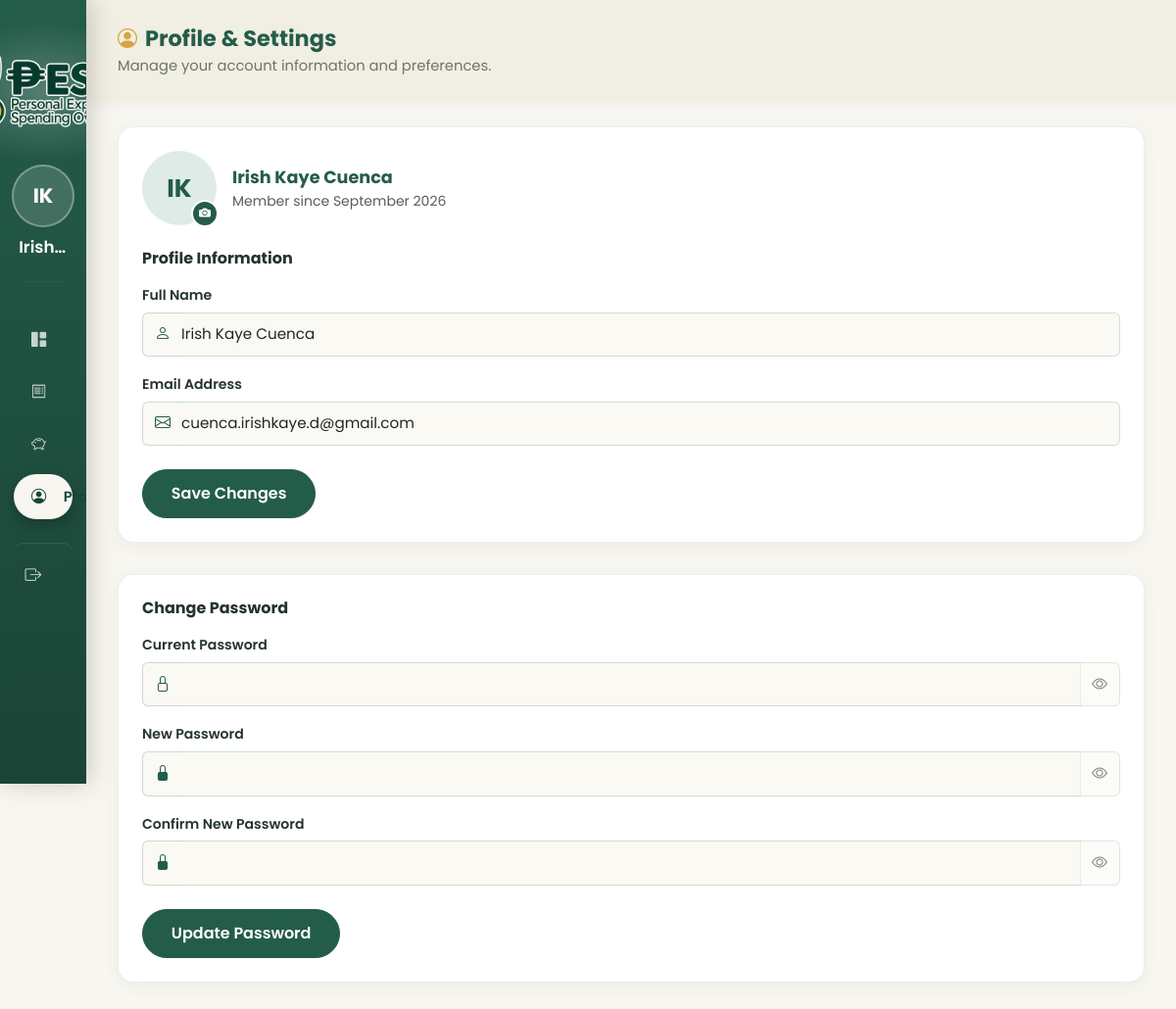
Screenshot of /profile.php (signed in) with the database file from the repository.
### tables this page shows
CREATE TABLE `users` (
  `id` int(10) UNSIGNED NOT NULL,
  `full_name` varchar(100) NOT NULL,
  `email` varchar(150) NOT NULL,
  `password` varchar(255) NOT NULL,
  `profile_picture` varchar(255) DEFAULT NULL,
  `created_at` timestamp NOT NULL DEFAULT current_timestamp(),
  `notify_budget_alerts` tinyint(1) NOT NULL DEFAULT 1,
  `has_seen_tour` tinyint(1) NOT NULL DEFAULT 0
);

### profile.php (the view, shortened to what this page needs)
<?php
require_once __DIR__ . '/config/db.php';
$userId = (int) $_SESSION['user_id'];
$stmt = $pdo->prepare('SELECT full_name, email, created_at, notify_budget_alerts, profile_picture FROM users WHERE id = ?');
$stmt->execute([$userId]);
$user = $stmt->fetch();
$initials = '';
foreach (explode(' ', trim($user['full_name'])) as $part) {
    if ($part !== '') $initials .= strtoupper($part[0]);
}
$initials = substr($initials, 0, 2);
?>
<!DOCTYPE html>
<html lang="en">
<head>
<link href="https://cdn.jsdelivr.net/npm/bootstrap@5.3.3/dist/css/bootstrap.min.css" rel="stylesheet">
<link rel="stylesheet" href="https://cdn.jsdelivr.net/npm/bootstrap-icons@1.11.3/font/bootstrap-icons.css">
<link rel="stylesheet" href="assets/css/style.css">
<link rel="stylesheet" href="assets/css/auth.css">
<link rel="stylesheet" href="assets/css/dashboard.css">
</head>
<body class="dash-body">
<div class="dash-wrapper">
  <?php include __DIR__ . '/includes/sidebar.php'; ?>
  <main class="dash-main">
    <?php include __DIR__ . '/includes/topbar.php'; ?>
    <div class="row g-3">
      <div class="col-12">
        <div class="dash-card mb-3">
          <div class="d-flex align-items-center gap-3 mb-4">
            <div class="profile-avatar-picker" id="avatarPicker">
              <?php if (!empty($user['profile_picture'])): ?>
                <img src="<?php echo htmlspecialchars($user['profile_picture']); ?>?v=<?php echo time(); ?>" alt="Profile picture" class="profile-avatar-lg" id="avatarImg">
              <?php else: ?>
                <span class="profile-avatar-lg" id="avatarImg"><?php echo htmlspecialchars($initials ?: 'U'); ?></span>
              <?php endif; ?>
              <button type="button" class="profile-avatar-edit-btn" id="avatarEditBtn" aria-label="Change profile picture">
                <i class="bi bi-camera-fill"></i>
              </button>
            </div>
            <div>
              <div class="fw-bold" style="color:var(--forest-green); font-size:1.1rem;"><?php echo htmlspecialchars($user['full_name']); ?></div>
              <div class="text-muted small">Member since <?php echo date('F Y', strtotime($user['created_at'])); ?></div>
            </div>
          </div>
          <h2 class="mb-3" style="font-size:1rem; font-weight:700; color:var(--charcoal);">Profile Information</h2>
          <form class="auth-form" id="profileForm" novalidate>
            <div class="mb-3">
              <label class="form-label" for="profileFullName">Full Name</label>
              <div class="input-group">
                <span class="input-group-text"><i class="bi bi-person"></i></span>
                <input type="text" class="form-control" id="profileFullName" name="full_name" value="<?php echo htmlspecialchars($user['full_name']); ?>" required>
              </div>
            </div>
            <div class="mb-4">
              <label class="form-label" for="profileEmail">Email Address</label>
              <div class="input-group">
                <span class="input-group-text"><i class="bi bi-envelope"></i></span>
                <input type="email" class="form-control" id="profileEmail" name="email" value="<?php echo htmlspecialchars($user['email']); ?>" required>
              </div>
            </div>
            <button type="submit" class="btn-forest-block" id="profileSubmitBtn" style="width:auto; padding-left:1.8rem; padding-right:1.8rem;">Save Changes</button>
          </form>
        </div>
      </div>
      <div class="col-12">
        <div class="dash-card mb-3">
          <h2 class="mb-3" style="font-size:1rem; font-weight:700; color:var(--charcoal);">Change Password</h2>
          <form class="auth-form" id="passwordForm" novalidate>
            <div class="mb-3">
              <label class="form-label" for="currentPassword">Current Password</label>
              <div class="input-group">
                <span class="input-group-text"><i class="bi bi-lock"></i></span>
                <input type="password" class="form-control" id="currentPassword" name="current_password" required>
                <button class="toggle-password input-group-text" type="button" data-target="currentPassword"><i class="bi bi-eye"></i></button>
              </div>
            </div>
            <div class="mb-3">
              <label class="form-label" for="newPassword">New Password</label>
              <div class="input-group">
                <span class="input-group-text"><i class="bi bi-lock-fill"></i></span>
                <input type="password" class="form-control" id="newPassword" name="new_password" minlength="8" required>
                <button class="toggle-password input-group-text" type="button" data-target="newPassword"><i class="bi bi-eye"></i></button>
              </div>
            </div>
            <div class="mb-4">
              <label class="form-label" for="confirmNewPassword">Confirm New Password</label>
              <div class="input-group">
                <span class="input-group-text"><i class="bi bi-lock-fill"></i></span>
                <input type="password" class="form-control" id="confirmNewPassword" name="confirm_password" minlength="8" required>
                <button class="toggle-password input-group-text" type="button" data-target="confirmNewPassword"><i class="bi bi-eye"></i></button>
              </div>
            </div>
            <button type="submit" class="btn-forest-block" id="passwordSubmitBtn" style="width:auto; padding-left:1.8rem; padding-right:1.8rem;">Update Password</button>
          </form>
        </div>
      </div>
    </div>
  </main>
</div>
</body>
</html>

### assets/css/style.css (style rules this page uses)
:root { --forest-green: #245C4A; --forest-green-dark: #1a4436; --sage-green: #7FAF9B; --warm-cream: #F8F6F0; --white: #FFFFFF; --charcoal: #26332E; --soft-gold: #D9A441; --muted-red: #D96C6C; }
body { font-family: 'Poppins', sans-serif; background-color: var(--warm-cream); color: var(--charcoal); overflow-x: hidden; }

### assets/css/auth.css (style rules this page uses)
.auth-form .form-label { font-weight: 600; font-size: 0.88rem; color: var(--charcoal); margin-bottom: 0.4rem; }
.auth-form .input-group-text { background-color: #FBF9F3; border: 1.5px solid rgba(127, 175, 155, 0.4); border-right: none; color: var(--forest-green); }
.auth-form .form-control { background-color: #FBF9F3; border: 1.5px solid rgba(127, 175, 155, 0.4); border-left: none; padding: 0.65rem 0.9rem 0.65rem 0; font-size: 0.95rem; }
.auth-form .toggle-password { background-color: #FBF9F3; border: 1.5px solid rgba(127, 175, 155, 0.4); border-left: none; color: var(--charcoal); opacity: 0.6; }
.btn-forest-block { width: 100%; background-color: var(--forest-green); color: var(--white); border: 1.5px solid var(--forest-green); border-radius: 50px; padding: 0.75rem 1.5rem; font-weight: 600; font-size: 1rem; transition: all 0.2s ease; }

### assets/css/dashboard.css (style rules this page uses)
body.dash-body { background-color: var(--warm-cream); margin: 0; }
.dash-wrapper { display: flex; min-height: 100vh; align-items: flex-start; }
.dash-main { flex: 1; min-width: 0; padding: 1.8rem 2rem 3rem; }
.dash-card { background-color: var(--white); border-radius: 16px; padding: 1.5rem; box-shadow: 0 4px 16px rgba(36, 92, 74, 0.06); border: 1px solid rgba(127, 175, 155, 0.18); }

### profile.php (style rules this page uses)
.profile-avatar-lg { width: 76px; height: 76px; border-radius: 50%; background-color: rgba(127, 175, 155, 0.25); color: var(--forest-green); display: flex; align-items: center; justify-content: center; font-size: 1.6rem; font-weight: 700; flex-shrink: 0; object-fit: cover; }
.profile-avatar-picker { position: relative; flex-shrink: 0; }
.profile-avatar-edit-btn { position: absolute; bottom: -2px; right: -2px; width: 28px; height: 28px; border-radius: 50%; background-color: var(--forest-green); color: #fff; border: 2px solid #fff; display: flex; align-items: center; justify-content: center; font-size: 0.75rem; cursor: pointer; padding: 0; }

### rows the page displays
users: full_name "Irish Kaye Cuenca", created_at "September 2026", email "cuenca.irishkaye.d@gmail.com"

### other values shown
$sidebarInitials ?: 'U' "IK"
$topbarTitle "Profile & Settings"
$topbarSubtitle "Manage your account information and preferences."
$initials ?: 'U' "IK"
